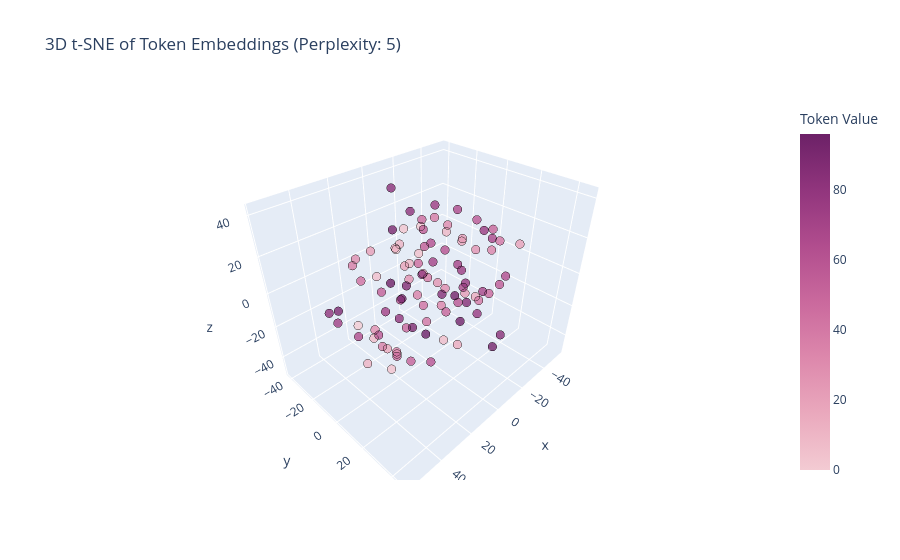

Notebook source saved alongside this figure:
### Code cell
import pandas as pd
import plotly.express as px
from sklearn.manifold import TSNE

def plot_embeddings_3d_tsne(model, p=97, perplexity=5):
    weights = model.tokens_embed.weight.detach().cpu().numpy()

    embeds_3d = TSNE(n_components=3, learning_rate='auto', init='random', perplexity=perplexity).fit_transform(weights)
    

    df = pd.DataFrame({
        'x': embeds_3d[:, 0],
        'y': embeds_3d[:, 1],
        'z': embeds_3d[:, 2],
        'token': range(p)
    })
    
    fig = px.scatter_3d(
        df, x='x', y='y', z='z',
        color='token',
        color_continuous_scale=px.colors.sequential.Magenta,
        title=f"3D t-SNE of Token Embeddings (Perplexity: {perplexity})",
        labels={'token': 'Token Value'},
        opacity=0.8
    )
    
    fig.update_traces(marker=dict(size=5, line=dict(width=1, color='Black')))
    fig.show()


model_path = r"Exp1/checkpoints/model_epoch_18000.pt"
model.load_state_dict(torch.load(model_path))

plot_embeddings_3d_tsne(model, p=97)

### Figure 1 — Plotly figure (JSON) as saved in the notebook; plotly's stock layout.template omitted (floating-point values rounded to 4 significant figures)
{"data": [{"hovertemplate": "x=%{x}<br>y=%{y}<br>z=%{z}<br>Token Value=%{marker.color}<extra></extra>", "legendgroup": "", "marker": {"color": [0, 1, 2, 3, 4, 5, 6, 7, 8, 9, 10, 11, 12, 13, 14, 15, 16, 17, 18, 19, 20, 21, 22, 23, 24, 25, 26, 27, 28, 29, 30, 31, 32, 33, 34, 35, 36, 37, 38, 39, 40, 41, 42, 43, 44, 45, 46, 47, 48, 49, 50, 51, 52, 53, 54, 55, 56, 57, 58, 59, 60, 61, 62, 63, 64, 65, 66, 67, 68, 69, 70, 71, 72, 73, 74, 75, 76, 77, 78, 79, 80, 81, 82, 83, 84, 85, 86, 87, 88, 89, 90, 91, 92, 93, 94, 95, 96], "coloraxis": "coloraxis", "line": {"color": "Black", "width": 1}, "opacity": 0.8, "size": 5, "symbol": "circle"}, "mode": "markers", "name": "", "scene": "scene", "showlegend": false, "type": "scatter3d", "x": [41.06, 16.9, -13.62, -22.91, 48.12, 31.39, 10.61, -11.91, 37.61, 18.17, -19.13, -19.63, 53.98, 35.57, -20.51, -16.19, 33.51, 18.81, -19.55, -18.41, -46.79, 40.03, -14.22, -46.84, 27.11, 19.26, -19.92, -16.29, 12.81, 41.96, -5.3, -43.5, 22.57, 25.0, -21.15, -13.41, 14.9, 40.22, 0.1069, -37.05, -49.0, 33.71, -18.01, -10.72, 12.32, 36.43, 1.781, -28.02, -52.16, 42.05, -13.1, -17.78, 8.939, 30.6, -1.262, -19.98, -54.18, 50.31, -7.131, -25.22, 2.957, 26.68, -2.949, -21.16, -53.48, 54.7, -2.729, -31.14, -50.1, 10.89, -3.008, -19.39, -0.4094, 57.04, 1.529, -35.16, -52.46, 18.92, -0.1941, -13.33, -5.19, 53.81, 6.988, -13.63, -26.34, -41.9, 4.653, -2.231, -7.473, 47.61, 14.07, 11.21, -18.79, -44.23, 11.85, 4.86, -9.33], "y": [-1.381, -1.63, -17.72, -41.06, 28.96, 27.81, -25.22, 1.278, 4.735, 8.026, -5.21, -41.39, 21.55, 19.79, 14.58, 7.935, 8.62, 17.04, 4.667, -36.27, 20.1, 10.73, 12.77, -17.96, 7.531, 25.83, 13.24, -30.54, -27.6, 3.26, 7.548, -26.6, 1.788, 33.41, 21.62, -20.72, -19.15, -1.903, 1.031, -30.81, -4.639, 34.08, 27.82, -13.16, -10.43, -2.539, -3.648, -31.7, 0.01967, 31.73, 27.16, -2.756, -2.981, 3.508, -2.475, -22.38, 5.415, 25.3, 22.8, -0.6726, 6.161, 11.19, 9.045, -17.93, 9.411, 18.39, 15.79, -2.567, 0.3363, 42.34, 16.94, -14.59, -33.88, 8.828, 6.749, -7.715, -7.383, 46.57, 24.35, -16.74, -27.64, -2.226, -2.849, -39.27, 28.32, -28.44, 29.47, -17.19, -18.96, -5.285, -6.848, -5.673, 29.36, -19.73, 32.44, -21.41, -10.03], "z": [-5.173, 23.47, 17.62, 4.204, -5.495, 39.89, -4.737, -45.07, -10.9, 21.08, 17.21, -4.447, -3.529, 40.55, -12.92, -46.94, -17.35, 20.47, 15.69, -16.26, 9.364, 37.37, -8.446, -2.274, -25.51, 20.37, 14.34, -21.66, -40.11, 31.47, -3.677, 4.357, -30.88, 16.09, 17.09, -26.26, -45.8, 25.39, 2.101, 9.87, -40.31, 13.27, 25.58, -28.03, -48.98, 15.79, 8.789, 11.4, -34.41, 13.74, 32.89, -30.75, -49.86, 10.11, 17.27, 11.8, -26.23, 11.31, 37.9, -27.12, -48.17, 7.959, 19.43, 4.951, -18.25, 8.957, 41.72, -20.79, 3.619, 20.1, 15.17, -4.434, -38.23, 11.43, 42.17, -13.77, 4.729, 15.87, 10.0, -10.6, -42.42, 8.324, 37.88, 31.68, -33.58, -44.22, 4.661, -12.84, -45.41, 4.312, 30.07, -8.213, -36.37, -42.05, -0.1112, -9.769, -46.12]}], "layout": {"coloraxis": {"colorbar": {"title": {"text": "Token Value"}}, "colorscale": [[0, "rgb(243, 203, 211)"], [0.1667, "rgb(234, 169, 189)"], [0.3333, "rgb(221, 136, 172)"], [0.5, "rgb(202, 105, 157)"], [0.6667, "rgb(177, 77, 142)"], [0.8333, "rgb(145, 53, 125)"], [1, "rgb(108, 33, 103)"]]}, "legend": {"tracegroupgap": 0}, "scene": {"domain": {"x": [0, 1], "y": [0, 1]}, "xaxis": {"title": {"text": "x"}}, "yaxis": {"title": {"text": "y"}}, "zaxis": {"title": {"text": "z"}}}, "title": {"text": "3D t-SNE of Token Embeddings (Perplexity: 5)"}}}
